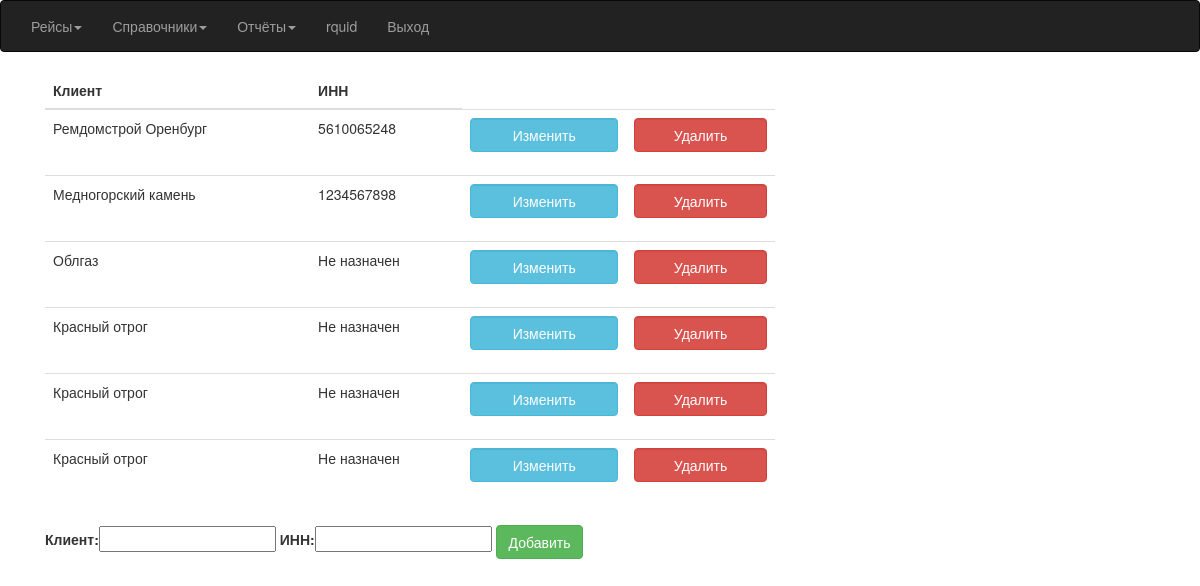
The app's page /Customer/ (signed in) with its own data.
### Avtoregion/models.py (models this page shows, shortened)
class Customer(models.Model):
    id_customer = models.AutoField(primary_key=True)
    name = models.CharField(max_length=256,  verbose_name='Клиент')
    inn = models.DecimalField(max_digits=12, decimal_places=0, unique=True, null=True, blank=True, verbose_name='ИНН')

### Avtoregion/views.py (the view)
# urls.py: url(r'^Customer/$', views.CustomerViewList.as_view(), name='CustomerList'),
class CustomerViewList(LoginRequiredMixin, ListView):
    model = Customer
    template_name = 'customer.html'
    context_object_name = 'qCustomer'
    def get_context_data(self, **kwargs):
        context = super().get_context_data(**kwargs)
        context['form'] = CustomerForm()
        return context

### Avtoregion/forms.py
class CustomerForm(ModelForm):
    class Meta:
        model = Customer
        fields = ['name', 'inn']
        labels = {'name': 'Клиент', 'inn': 'ИНН'}

### templates/customer.html (shortened to what this page needs)
{% extends "index.html" %}
{% block content %}
 <div class="container">
 <div class="table-responsive col-lg-8">
 {% if qCustomer %}
	 <table class="table table-hover">
		 <thead>
		    <th>Клиент</th>
        <th>ИНН</th>
		 </thead>
		 <tbody>
	 {% for q in qCustomer %}
	    <tr>
		 <td>
			{{ q.name }}
		 </td>
         <td>
            {{ q.inn|default_if_none:'Не назначен'}}
         </td>
		    <td><div class="form-group">
			    <form action="update{{ q.pk }}" method="get">
				    <button class="btn btn-info form-control">Изменить</button>
			    </form>
            </div>
		    </td>
		    <td>
                <div class="form-group">
                    <form action="{% url 'CustomerDelete' %}" method="post">
				    <button class="btn btn-danger form-control delete-confirmation">Удалить</button>
			    </form>
                </div>
		    </td>
	    </tr>
	 {% endfor %}
		 </tbody>
	 </table>
 {% endif %}
     <form action="add" method="post">
        {{ form.as_table }}
        <button class="btn btn-success">Добавить</button>
     </form>
 </div>
</div>
{% endblock %}

### templates/index.html (shortened to what this page needs)
{% load static %}
<!DOCTYPE html>
<html lang="ru">
<head>
	<link rel="stylesheet" href="{% static "css/bootstrap.min.css" %}">
</head>
{% if user.is_anonymous %}
    <body>
    {% block login %}
    {% endblock %}
    </body>
{% else %}
    <body>
    <nav class="navbar navbar-inverse">
	    <div class="container-fluid">
		    <ul class="nav navbar-nav">
			    <li class="dropdown">
				    <a class="dropdown-toggle" data-toggle="dropdown" href="{% url 'Race' %}">Рейсы<span class="caret"></span></a>
			    </li>
			    <li class="dropdown">
				    <a class="dropdown-toggle" href="index.html" data-toggle="dropdown">Справочники<span class="caret"></span></a>
			    </li>
			    <li class="dropdown">
				    <a class="dropdown-toggle" data-toggle="dropdown" href="index.html">Отчёты<span class="caret"></span></a>
			    </li>
			    <li class="navbar-text">{{ user }}</li>
			    <li><a class="navbar-link" href="{% url 'logout' %}">Выход</a></li>
		    </ul>
	    </div>
    </nav>
		{% block content %}
		{% endblock %}
    </body>
{% endif %}
</html>

### records on screen
Customer: name "Ремдомстрой Оренбург", inn "5610065248"
Customer: name "Медногорский камень", inn "1234567898"
Customer: name "Облгаз", inn "Не назначен"
Customer: name "Красный отрог", inn "Не назначен"
Customer: name "Красный отрог", inn "Не назначен"
Customer: name "Красный отрог", inn "Не назначен"

### other values on screen
{{ user }} "rquid"
